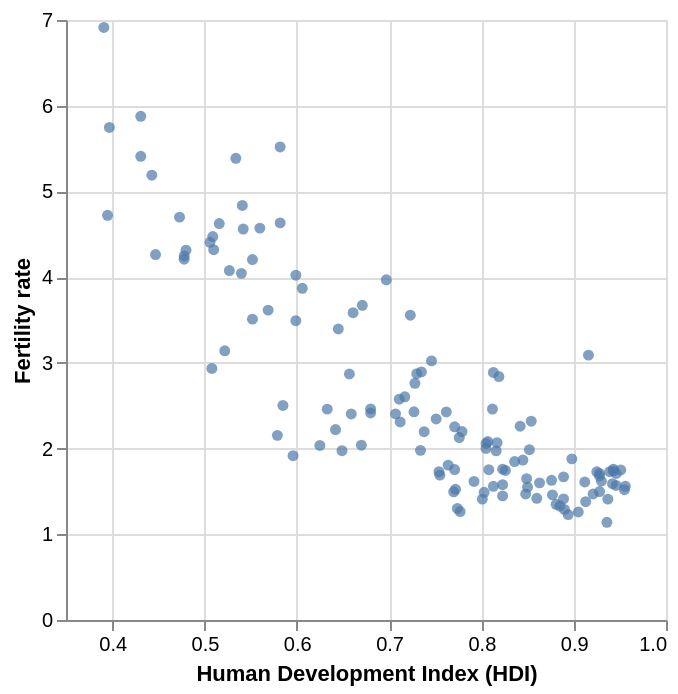

Notebook code cell kept with this figure:
### Markdown cell above
The scatterplot shows a negative relationship between fertility rates and HDI. While the relationship is not perfectly linear, a linear approximation seems to provide a reasonable fit, suggesting that higher levels of human development are associated with lower fertility rates.

### Code cell
base = alt.Chart(data)
    
scatter_hdi = base.mark_circle().encode( 
    x = alt.X("hdi:Q",
              scale = alt.Scale(zero = False),
              title = "Human Development Index (HDI)"), 
    y = alt.Y("fertility_total:Q",
              title = "Fertility rate")
).properties(
    width = 300,
    height = 300)

scatter_hdi

### Figure 1 — Vega-Lite specification as saved in the notebook (floating-point values rounded to 4 significant figures; data arrays with more than 128 entries replaced by an {"elided": "..."} marker saying what was removed)
{"$schema": "https://vega.github.io/schema/vega-lite/v4.17.0.json", "config": {"view": {"continuousHeight": 300, "continuousWidth": 400}}, "data": {"name": "data-6cd1456596c1f74e121582c365026ae5"}, "datasets": {"data-6cd1456596c1f74e121582c365026ae5": {"elided": "129 records"}}, "encoding": {"x": {"field": "hdi", "scale": {"zero": false}, "title": "Human Development Index (HDI)", "type": "quantitative"}, "y": {"field": "fertility_total", "title": "Fertility rate", "type": "quantitative"}}, "height": 300, "mark": "circle", "width": 300}
